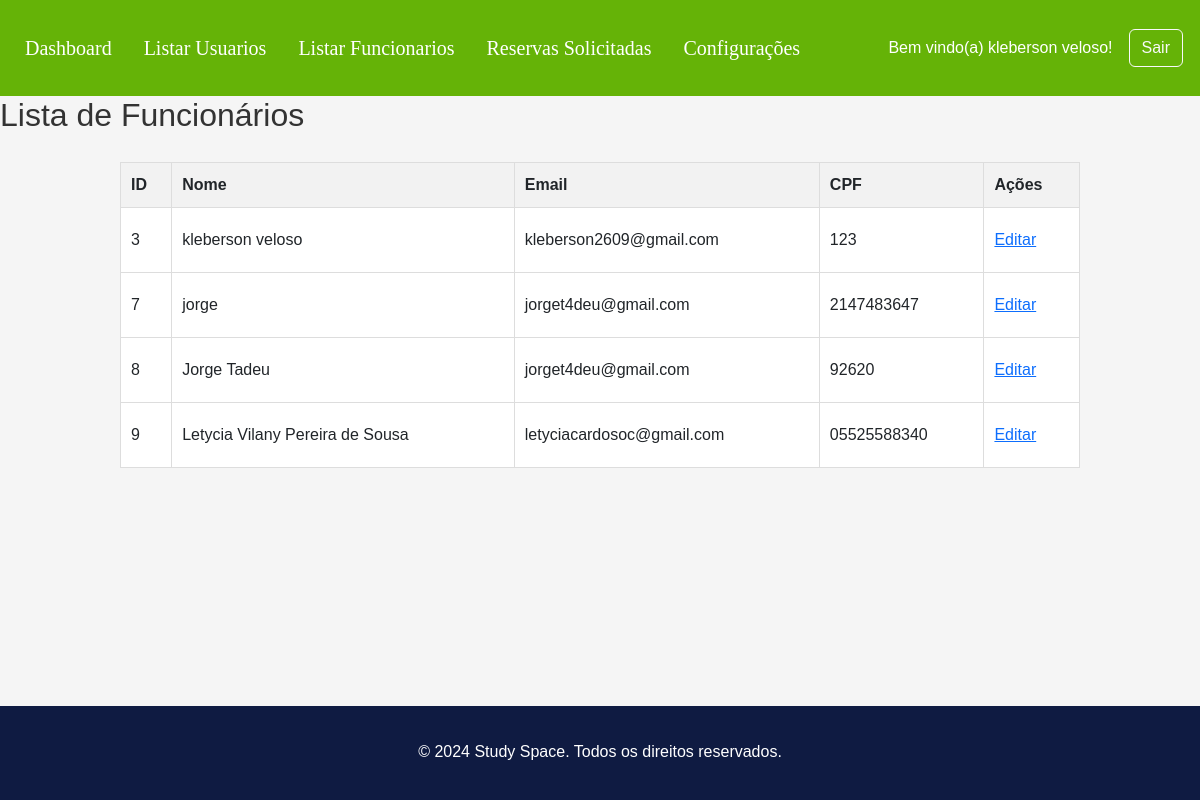
The page /bd/listar_funcionarios.php (signed in) on the database its author committed.
### tables this page shows
CREATE TABLE `adm` (
  `id_adm` int NOT NULL,
  `nome_adm` varchar(100) NOT NULL,
  `email_adm` varchar(100) NOT NULL,
  `senha_adm` varchar(255) NOT NULL,
  `CPF_adm` varchar(16) NOT NULL
);

### bd/listar_funcionarios.php (the view, shortened to what this page needs)
<!DOCTYPE html>
<html lang="pt-BR">
<link rel="stylesheet" href="../layout/style_global.css">
<?php
include '../layout/head.php';
include '../bd/config.php';
?>
<body>
    <?php
    include '../layout/cabecalho_adm.php';
    ?>
    <?php
    $sql = "SELECT * FROM adm";
    $result = $conn->query($sql);
    if ($result->num_rows > 0) {
        echo "<h2>Lista de Funcionários</h2>";
        echo "<table border='1'><tr><th>ID</th><th>Nome</th><th>Email</th><th>CPF</th><th>Ações</th></tr>";
        while ($row = $result->fetch_assoc()) {
            echo "<tr>";
            echo "<td>" . $row['id_adm'] . "</td>";
            echo "<td>" . $row['nome_adm'] . "</td>";
            echo "<td>" . $row['email_adm'] . "</td>";
            echo "<td>" . $row['CPF_adm'] . "</td>";
            echo "<td>
                <a href='editar_funcionario.php?id=" . $row['id_adm'] . "'>Editar</a>
              </td>";
            echo "</tr>";
        }
        echo "</table>";
    } else {
        echo "Nenhum funcionário encontrado.";
    }
    ?>
    <?php include '../layout/footer.php'; ?>
</body>
</html>

### layout/head.php (shortened to what this page needs)
<head>
    <link href="https://cdn.jsdelivr.net/npm/bootstrap@5.3.3/dist/css/bootstrap.min.css" rel="stylesheet"
>
    <link rel="stylesheet" href="../layout/style_global.css">
</head>

### layout/cabecalho_adm.php (shortened to what this page needs)
<nav class="navbar navbar-expand-lg navbar-light" style="background-color: #65b307;">
    <div class="container-fluid">
        <div class="collapse navbar-collapse" id="navbarNav">
            <ul class="navbar-nav me-auto mb-2 mb-lg-0 nav-ul">
                <li class="nav-item me-3">
                    <a class="nav-link" href="../adm/dashboard.php">Dashboard</a>
                </li>
                <li class="nav-item me-3">
                    <a class="nav-link" href="../bd/listar_usuarios.php">Listar Usuarios</a>
                </li>
                <li class="nav-item me-3">
                    <a class="nav-link" href="../bd/listar_funcionarios.php">Listar Funcionarios</a>
                </li>
                <li class="nav-item me-3">
                    <a class="nav-link" href="../bd/reservas_solicitadas.php">Reservas Solicitadas</a>
                </li>
                <li class="nav-item me-3">
                    <a class="nav-link" href="../adm/configuracao_adm.php">Configurações</a>
                </li>
            </ul>
            <div class="d-flex align-items-center">
                <span class="navbar-text me-3 text-white">
                    <?php
                    if (isset($_SESSION['nome_adm'])) {
                        echo 'Bem vindo(a) ';
                        echo htmlspecialchars($_SESSION['nome_adm']);
                        echo '!';
                    } else {
                        echo "Usuário Desconhecido";
                    }
                    ?>
                </span>
                <a href="../adm/logout_adm.php" class="btn btn-outline-light">Sair</a>
            </div>
        </div>
    </div>
</nav>

### layout/footer.php (shortened to what this page needs)
<footer>
    <div class="container-footer">
        <br>
        <p>&copy; <?php echo date("Y"); ?> Study Space. Todos os direitos reservados.</p>
    </div>
</footer>

### layout/style_global.css (style rules this page uses)
body { font-family: Arial, sans-serif; margin: 0; padding: 0; background-color: #f5f5f5; }
h1, h2 { color: #333; }
table { width: 80%; margin: 20px auto; border-collapse: collapse; background-color: #fff; }
table, th, td { border: 1px solid #ddd; }
th, td { padding: 10px; text-align: left; }
th { background-color: #f2f2f2; }
a { display: inline-block; margin: 10px 0; }

### layout/cabecalho_adm.php (style rules this page uses)
#navbarNav { display: flex; justify-content: flex-end; padding: 5px; }
.nav-ul { list-style-type: none; padding: 0; margin: 0; font-size: 20px; font-family: Cambria, Cochin, Georgia, Times, 'Times New Roman', serif; }
.nav-ul li { margin-right: 20px; }
.nav-ul li a { color: white; text-decoration: none; padding: 10px 15px; transition: background-color 0.3s ease; border-radius: 20px; }

### layout/footer.php (style rules this page uses)
body { display: flex; flex-direction: column; min-height: 100vh; margin: 0; }
footer { background-color: #0F1B42; color: #fff; padding: 10px 0; text-align: center; width: 100%; position: relative; margin-top: auto; }
.container-footer { display: flex; flex-direction: column; align-items: center; justify-content: center; }

### rows shown on the page
adm: id_adm "3", nome_adm "kleberson veloso", email_adm "kleberson2609@gmail.com", CPF_adm "123"
adm: id_adm "7", nome_adm "jorge", email_adm "jorget4deu@gmail.com", CPF_adm "2147483647"
adm: id_adm "8", nome_adm "Jorge Tadeu", email_adm "jorget4deu@gmail.com", CPF_adm "92620"
adm: id_adm "9", nome_adm "Letycia Vilany Pereira de Sousa", email_adm "letyciacardosoc@gmail.com", CPF_adm "05525588340"

### other values the page prints
$_SESSION['nome_adm'] "kleberson veloso"
